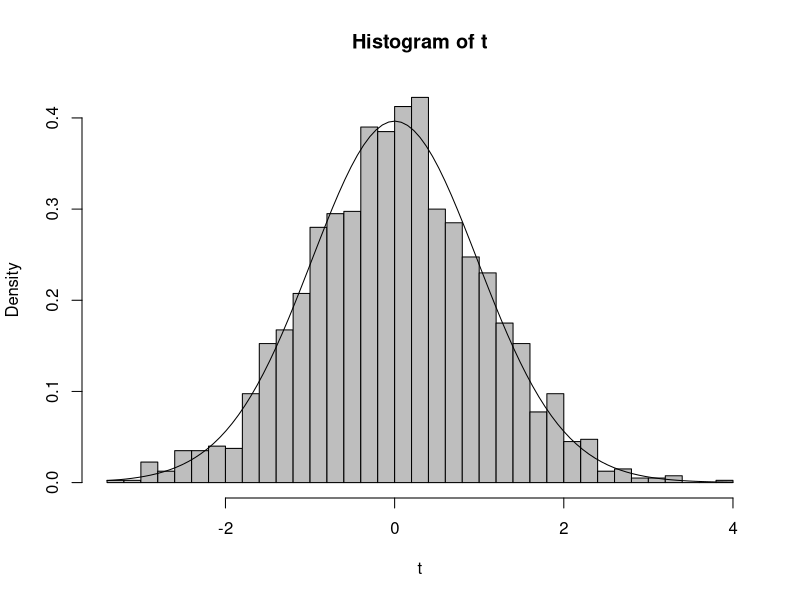

Write R code to recreate this figure. (Note: this script raises an error after producing the figure.)
## ---- chunk 1
set.seed(100)
interval <- rexp(80, 3)
knitr::opts_chunk$set(fig.align = "center", prompt = TRUE, dpi = 196)
options(width = 63)
## ---- chunk 2
before <- c(18, 12, 16, 15, 20)
after <- c(15, 13, 14, 11, 17)
## ---- chunk 3
t.test(before - after, alternative = "greater")
## ---- chunk 4
t.test(before, after, paired = TRUE, alternative = "greater")
## ---- chunk 5
tgen <- function(m, n){
  X <- rnorm(m, mean = 0)
  Y <- rnorm(n, mean = 0)
  (mean(X) - mean(Y)) / sqrt(var(X) / m + var(Y) / n)
}

nu <- function(x, y){
  sxm <- var(x) / length(x)
  syn <- var(y) / length(y)
  (sxm + syn) ^ 2 / 
    ((sxm)^2 / (length(x)-1) + (syn)^2 / (length(y)-1))
}
## ---- chunk 6
x <- rnorm(20, mean = 0)
y <- rnorm(30, mean = 0)
df <- nu(x, y)

t <- replicate(2000, tgen(m = 20, n = 30))
hist(t, breaks = 30, col = "gray", freq = FALSE)
curve(dt(x, df = df), add = TRUE)
## ---- chunk 7
treatment <- c(7.97, 7.66, 7.59, 8.44, 8.05, 
               8.08, 8.35, 7.77, 7.98, 8.15)
control <- c(8.06, 8.27, 8.45, 8.05, 8.51, 
             8.14, 8.09, 8.15, 8.16, 8.42)

m <- length(treatment); n <- length(control)
welch_t <- (mean(treatment) - mean(control)) / 
            sqrt(var(treatment) / m + var(control) / n)
welch_t

nu(treatment, control)
## ---- chunk 8
pt(welch_t, df = nu(treatment, control))
## ---- chunk 9
t.test(treatment, control, alternative = "less")
## ---- chunk 10
knitr::include_graphics("images/ss.png")
## ---- chunk 11
gr1 <- c(242, 245, 244, 248, 247, 248, 242, 244, 246, 242)
gr2 <- c(248, 246, 245, 247, 248, 250, 247, 246, 243, 244)
gr3 <- c(246, 248, 250, 252, 248, 250, 246, 248, 245, 250)
## ---- chunk 12
Y <- c(gr1, gr2, gr3)
grp <- factor(rep(c("gr1", "gr2", "gr3"), 
                    c(length(gr1), length(gr2), length(gr3))))
## ---- chunk 13
Y - ave(Y, grp)
## ---- chunk 14
SSW <- sum((Y - ave(Y, grp)) ^ 2)
## ---- chunk 15
Y - ave(Y)
## ---- chunk 16
SSB <- sum((Y - ave(Y)) ^ 2) - SSW
## ---- chunk 17
N <- length(dta)
k <- length(levels(grp))
F <- (SSB / (k - 1)) / (SSW / (N - k))
F
## ---- chunk 18
1 - pf(F, df1 = k - 1, df2 = N - k)
## ---- chunk 19
anova(lm(Y ~ grp))
## ---- chunk 20
oneway.test(Y ~ grp, var.equal=TRUE)
